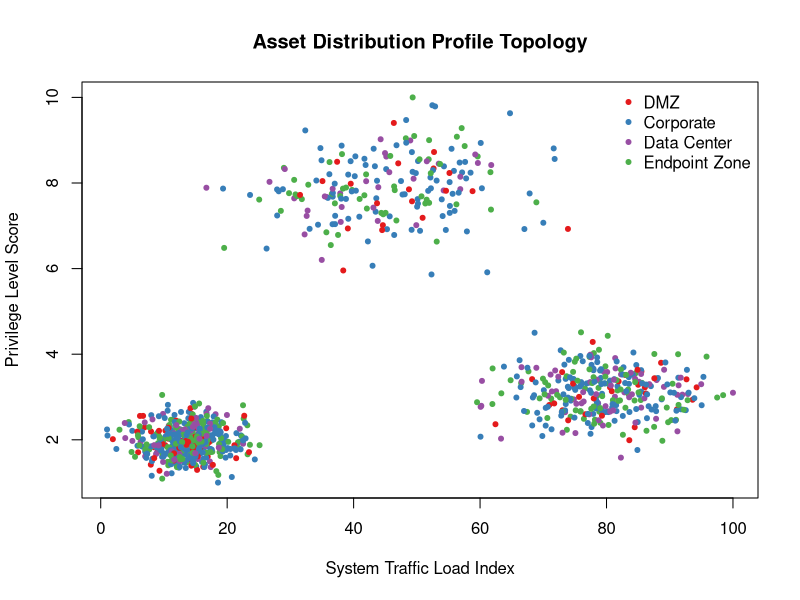
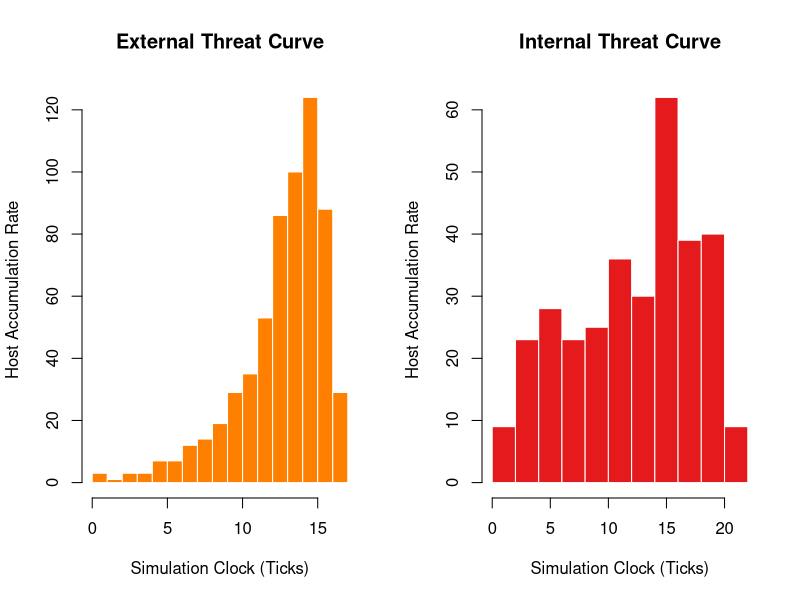

Here is the R script that generated these plots, in order:
# ==============================================================================
# PHASE 1: SYNTHETIC DATA GENERATION VIA NATIVE MATHEMATICAL SYNTHESIS
# ==============================================================================
cat("--- PHASE 1: Native Base R Data Generation Starting ---\n")

set.seed(42)
n_records <- 1000

# 1. Base Structure: Segmented enterprise network architecture
node_ids <- 1:n_records
zones <- c("DMZ", "Corporate", "Data Center", "Endpoint Zone")
network_layer <- sample(zones, n_records, replace = TRUE, prob = c(0.1, 0.4, 0.2, 0.3))

# 2. Mathematical GAM Engine Equivalent (Deterministic Non-linear Modeling)
node_age_days <- runif(n_records, 1, 365)
# Replicating smooth spline curves using mathematical transformations
smooth_vuln_trend <- 0.35 * sin(node_age_days / 45) + 0.45 * cos(node_age_days / 180)^2
vuln_noise <- rnorm(n_records, mean = 0, sd = 0.08)
raw_vulnerability <- smooth_vuln_trend + vuln_noise

# 3. Mathematical GMM Engine Equivalent (Multi-Modal Distribution Synthesis)
comp <- sample(1:3, n_records, replace = TRUE, prob = c(0.5, 0.3, 0.2))
traffic_volume <- numeric(n_records)
privilege_level <- numeric(n_records)

# Cluster 1: Low footprint endpoints (High density)
traffic_volume[comp == 1] <- rnorm(sum(comp == 1), mean = 22, sd = 4)
privilege_level[comp == 1] <- rnorm(sum(comp == 1), mean = 1.8, sd = 0.4)

# Cluster 2: Internet-facing DMZ arrays (High traffic, low domain access)
traffic_volume[comp == 2] <- rnorm(sum(comp == 2), mean = 88, sd = 8)
privilege_level[comp == 2] <- rnorm(sum(comp == 2), mean = 3.2, sd = 0.6)

# Cluster 3: Privileged core assets (Medium traffic, max access authorization)
traffic_volume[comp == 3] <- rnorm(sum(comp == 3), mean = 55, sd = 10)
privilege_level[comp == 3] <- rnorm(sum(comp == 3), mean = 8.7, sd = 0.9)

# Core Vector Normalization Function (Zero Dependencies Scales Replacement)
native_scale <- function(x, target_min, target_max) {
  (x - min(x)) / (max(x) - min(x)) * (target_max - target_min) + target_min
}

# Consolidate into the Primary Asset Registry Matrix
network_df <- data.frame(
  NodeID = node_ids,
  Zone = network_layer,
  Vulnerability = native_scale(raw_vulnerability, 0.05, 0.95),
  TrafficLoad = native_scale(traffic_volume, 1, 100),
  Privilege = native_scale(privilege_level, 1, 10),
  InfectionStatus = "Healthy",
  TimeInfected = NA_real_,
  stringsAsFactors = FALSE
)

cat("Success: Generated asset matrix dataframe.\n")
print(summary(network_df))

# Visualizing Multi-modal structure using Native Base Graphics
zone_colors <- c("DMZ"="#E41A1C", "Corporate"="#377EB8", "Data Center"="#984EA3", "Endpoint Zone"="#4DAF4A")
plot(network_df$TrafficLoad, network_df$Privilege, 
     col = zone_colors[network_df$Zone], pch = 20, main = "Asset Distribution Profile Topology",
     xlab = "System Traffic Load Index", ylab = "Privilege Level Score")
legend("topright", legend = names(zone_colors), col = zone_colors, pch = 20, bty = "n")

# ==============================================================================
# PHASE 2: PROPAGATION PREPROCESSING & FACTOR SETUP
# ==============================================================================
cat("\n--- PHASE 2: Compiling Threat Propagation Metrics ---\n")

# Setup network bandwidth capacity threshold limitations
network_df$OutboundBandwidth <- network_df$TrafficLoad * 0.12

# Map security threat evaluation criteria vectors
get_threat_matrix <- function(vector_type) {
  if (vector_type == "external") {
    # External: High energy, restricted heavily by network boundaries
    list(energy = 90, strength = 0.70, power = 0.55, mutation = 0.06, speed = 1.3, boundary = 0.88)
  } else {
    # Internal: Low initial energy footprint, bypasses cross-zone security controls
    list(energy = 45, strength = 0.95, power = 0.80, mutation = 0.18, speed = 0.7, boundary = 0.12)
  }
}

# ==============================================================================
# PHASE 3: DISCRETE EVENT SIMULATION ENGINE
# ==============================================================================
cat("\n--- PHASE 3: Executing Discrete Event Propagation Simulation Loop ---\n")

execute_propagation_engine <- function(input_network, mode) {
  threat <- get_threat_matrix(mode)
  runtime_data <- input_network
  
  # Deploy initial vectors based on authorization posture profiles
  if(mode == "external") {
    patient_zero <- sample(which(runtime_data$Zone == "DMZ"), 3)
  } else {
    patient_zero <- sample(which(runtime_data$Zone == "Corporate"), 1)
  }
  
  runtime_data$InfectionStatus[patient_zero] <- "Infected"
  runtime_data$TimeInfected[patient_zero] <- 0
  
  clock_tick <- 0
  max_ticks <- 40
  remaining_energy <- threat$energy
  
  while(sum(runtime_data$InfectionStatus == "Infected") > 0 && clock_tick < max_ticks && remaining_energy > 0) {
    current_hosts <- runtime_data$NodeID[runtime_data$InfectionStatus == "Infected"]
    susceptible_hosts <- which(runtime_data$InfectionStatus == "Healthy")
    
    if(length(susceptible_hosts) == 0) break
    
    for(host in current_hosts) {
      host_zone <- runtime_data$Zone[runtime_data$NodeID == host]
      
      # Select random downstream lateral movement targets
      targets <- sample(susceptible_hosts, min(4, length(susceptible_hosts)))
      
      for(target in targets) {
        target_zone <- runtime_data$Zone[target]
        
        # Calculate cross-boundary penalty constraints
        boundary_barrier <- if(host_zone != target_zone) threat$boundary else 0
        
        # Determine transmission compromise factor
        compromise_probability <- runtime_data$Vulnerability[target] * threat$strength * (1 - boundary_barrier)
        
        if(runif(1) < compromise_probability) {
          runtime_data$InfectionStatus[target] <- "Infected"
          runtime_data$TimeInfected[target] <- clock_tick + (runif(1) * threat$speed)
          
          # Compute dynamic mutation footprint shifts
          threat$strength <- threat$strength * (1 + runif(1, -threat$mutation, threat$mutation))
          # Deplete threat structural energy resources based on asset resistance
          remaining_energy <- remaining_energy - (runtime_data$Privilege[target] * 0.04)
        }
      }
    }
    clock_tick <- clock_tick + 1
  }
  return(runtime_data)
}

# Run execution engines
external_simulation_output <- execute_propagation_engine(network_df, "external")
internal_simulation_output <- execute_propagation_engine(network_df, "internal")

# ==============================================================================
# ANALYTICAL SUMMARY & EVALUATION OUTPUTS
# ==============================================================================
cat("\n--- STAGE VISUALIZATION AND METRIC SUMMARIES ---\n")

ext_total <- sum(external_simulation_output$InfectionStatus == "Infected")
int_total <- sum(internal_simulation_output$InfectionStatus == "Infected")
ext_avg_time <- mean(external_simulation_output$TimeInfected, na.rm = TRUE)
int_avg_time <- mean(internal_simulation_output$TimeInfected, na.rm = TRUE)

summary_frame <- data.frame(
  Threat_Vector = c("External (Malware/Virus)", "Internal (Rogue Employee/Privilege Misuse)"),
  Total_Compromised_Nodes = c(ext_total, int_total),
  Mean_Infection_Velocity = c(round(ext_avg_time, 2), round(int_avg_time, 2))
)
print(summary_frame)

# Generate tracking plots via Native Base Graphical Matrix Engine
old_par <- par(mfrow = c(1, 2))

hist(external_simulation_output$TimeInfected, breaks = 12, col = "#FF7F00", border = "white",
     main = "External Threat Curve", xlab = "Simulation Clock (Ticks)", ylab = "Host Accumulation Rate")

hist(internal_simulation_output$TimeInfected, breaks = 12, col = "#E41A1C", border = "white",
     main = "Internal Threat Curve", xlab = "Simulation Clock (Ticks)", ylab = "Host Accumulation Rate")

par(old_par)
cat("\n--- Pure Native Base R Simulation Execution Complete ---\n")
